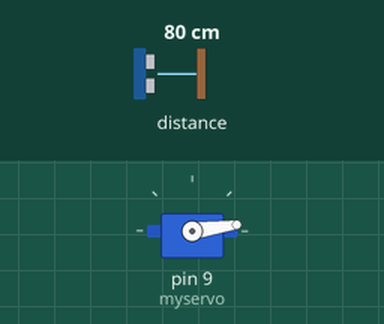
This sketch was run on a simulated Arduino Uno, built with avr-gcc and run on an emulated ATmega328P. Parts: servo. Inputs (shaded band) come from the test bench; at power-on: distance to the obstacle 80 cm. What the sketch prints to the serial monitor is not drawn.

Above: at 0.15 s.
At 0.76 s:
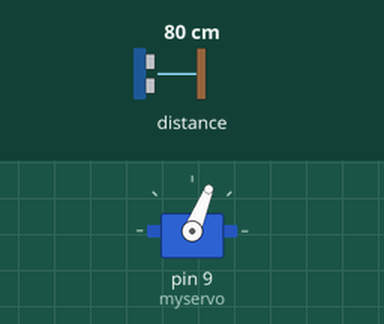
Timing chart, 0 to 2.8 s (numbered marks = the images above):
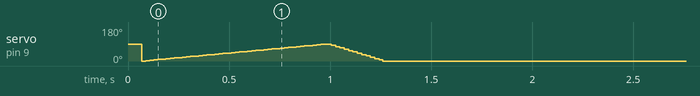

The sketch:

tof_laser_servo_sweep.ino
```cpp
#include <Wire.h>
#include <VL53L0X.h>
#include <Servo.h>

VL53L0X sensor;
Servo myservo;
int servoPin = 9;
int pos = 0;      //서보모터 각을 저장할 변수
int stop_state=0; //이미 멈추었는지를 나타내줄 변수
void setup()
{
  Serial.begin(9600);
  Wire.begin();
 myservo.attach(9);  // attaches the servo on pin 9 to the servo object
  sensor.setTimeout(500);
  if (!sensor.init())
  {
    Serial.println("Failed to detect and initialize sensor!");
    while (1) {}
  }
  sensor.startContinuous();
}
void loop()
{
  Serial.print(sensor.readRangeContinuousMillimeters());  //측정된 거리 시리얼 모니터에 출력
  if (sensor.timeoutOccurred())
  { Serial.print(" TIMEOUT"); }
  Serial.println();
  if(sensor.readRangeContinuousMillimeters() > 700 && stop_state == 0)  //측정된 거리가 설정 값보다 크고 stop_state가 0일때 멈춤
    {
       for (pos = 0; pos <= 90; pos += 1)
       { // goes from 0 degrees to 180 degrees
        // in steps of 1 degree
        myservo.write(pos);              // tell servo to go to position in variable 'pos'
        delay(10);                       // waits 15ms for the servo to reach the position
       }
       for (pos = 90; pos >= 0; pos -= 1)
       { // goes from 180 degrees to 0 degrees
       myservo.write(pos);              // tell servo to go to position in variable 'pos'
       delay(3);                       // waits 15ms for the servo to reach the position
       }
    stop_state = 1;                   //이미 멈추었으니 stop_state를 1로 바꿔줌
    }
 if(sensor.readRangeContinuousMillimeters() < 700)   //측정된 거리가 설정 값보다 작다면 stop_state에 0을 넣어줌
 {
  stop_state = 0;
  }
}
```
